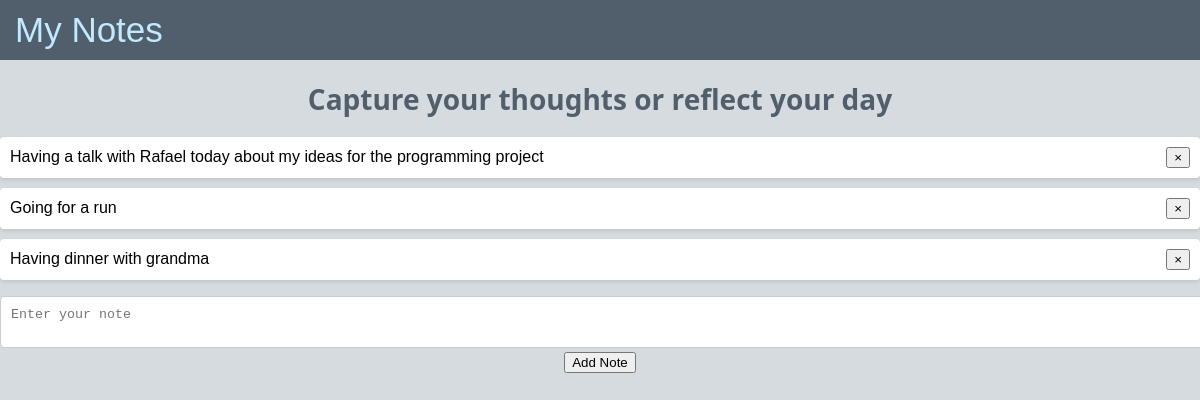
Screenshot of /notes (signed in) with the database file from the repository.
### project/models.py (models this page shows)
class Note(db.Model):
    id = db.Column(db.Integer, primary_key=True)
    data = db.Column(db.String(10000))
    date = db.Column(db.DateTime(timezone=True), default=func.now())
    user_id = db.Column(db.Integer, db.ForeignKey('user.id'))

### project/views.py (the view)
@views.route("/notes", methods=["GET", "POST"])
@login_required
def note():
    if request.method == 'POST':
        note_text = request.form.get('note')
        print(f"Received note text: {note_text}")
    return render_template("notes.html", user=current_user)

### project/__init__.py (called while the page is built)
def create_app():
    app = Flask(__name__)
    app.config['SECRET_KEY'] = 'sexy_presentation'
    app.config['SQLALCHEMY_DATABASE_URI'] = f'sqlite:///{DB_NAME}'
    app.config['CACHE_TYPE'] = 'simple'
    cache.init_app(app)
    db.init_app(app)
    from project.views import views
    from project.auth import auth
    app.register_blueprint(views, url_prefix='/')
    app.register_blueprint(auth, url_prefix='/')
    from .models import User
    with app.app_context():
        db.create_all()
    login_manager = LoginManager()
    login_manager.login_view = 'auth.login'
    login_manager.init_app(app)
    @login_manager.user_loader
    def load_user(id):
        return User.query.get(int(id))
    return app

### project/templates/notes.html (shortened to what this page needs)
<!DOCTYPE html>
<html lang="en">
<head>
</head>
<body>
    <header class="header">
        <div class="header_title">My Notes</div>
    </header>
    <div class="container">
        <div align = "center">
        <h1 id="page-title">Capture your thoughts or reflect your day</h1>
        </div>
        <ul id="notes">
            {% for note in user.notes %}
            <li id="note-{{ note.id }}" class="list-group-item">
                {{ note.data }}
                <button type="button" class="close" onclick="deleteNote({{ note.id }})">
                    <span aria-hidden="true">&times;</span>
                </button>
            </li>
            {% endfor %}
        </ul>
        <div class="form-container">
            <form onsubmit="event.preventDefault(); addNote();">
                <textarea id="note" class="form-control" placeholder="Enter your note"></textarea>
                <br>
                <div align="center">
                    <button type="submit" class="btn btn-primary">Add Note</button>
                </div>
            </form>
        </div>
    </div>
</body>
</html>

### project/templates/notes.html (style rules this page uses)
body { margin: 0; padding: 0; font-family: Arial, sans-serif; background-color: #D6DBDF; overflow-x: hidden; }
.header { display: flex; justify-content: space-between; align-items: center; padding: 10px; background-color: #515F6C; color: #C1E9FF; height: 40px; position: sticky; top: 0; z-index: 1000; }
.header_title { font-size: 35px; padding-left: 5px; }
.list-group-item { display: flex; justify-content: space-between; align-items: center; padding: 10px; margin-bottom: 10px; background-color: #fff; border-radius: 4px; box-shadow: 0 2px 4px rgba(0, 0, 0, 0.1); }
#page-title { color: #515F6C; font-size: 28px; font-weight: bold; font-family: 'Segoe UI', Tahoma, Geneva, Verdana, sans-serif; margin-top: 20px; }
#notes { padding: 0; list-style: none; }
#note { width: 100%; padding: 10px; border-radius: 4px; border: 1px solid #ccc; }

### rows the page displays
Note: data "Having a talk with Rafael today about my ideas for the programming project"
Note: data "Going for a run"
Note: data "Having dinner with grandma"
